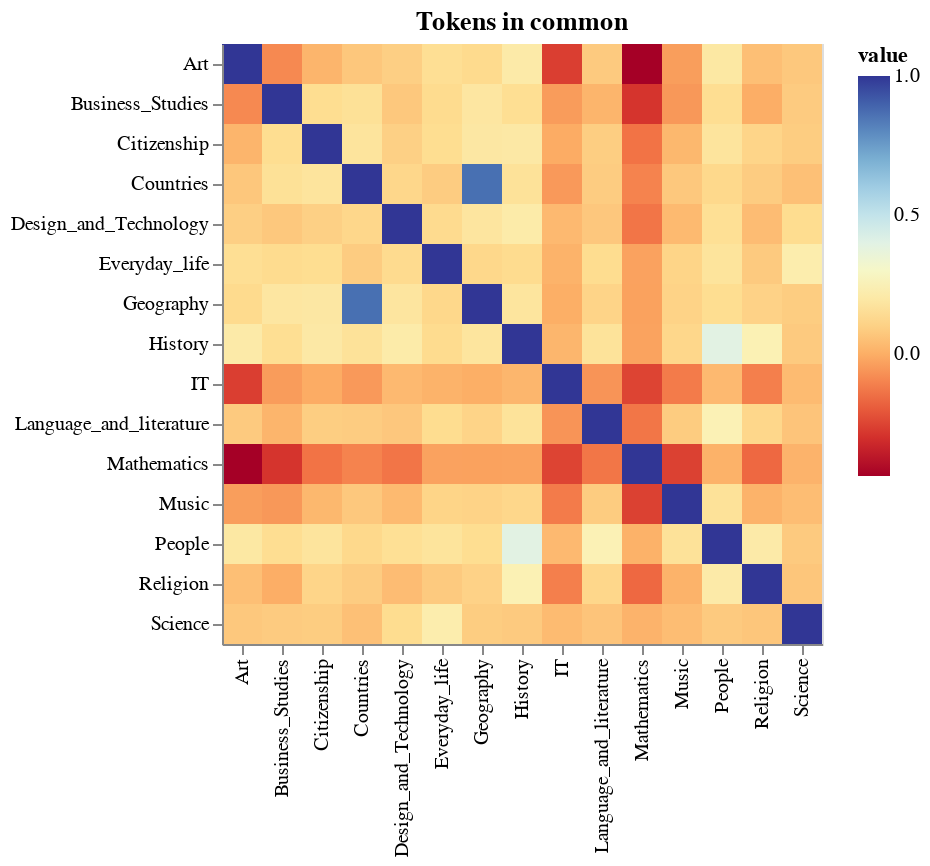

This figure's notebook cell:
### Code cell
for cat, data in sorted_common_tokens_dict.items():
    print(f"{cat} have {data['ratio']*100:.2f}% of tokens in common with {data['cat']}")

ctm = pd.DataFrame(common_tokens_matrix, columns=categories).corr()
ctm["cat"] = categories

pivot_cols = list(ctm.columns)
ctm["cat"] = ctm.index

alt.Chart(ctm).mark_rect(tooltip=True) \
    .properties(title="Tokens in common") \
    .transform_fold(pivot_cols) \
    .encode(
        x=alt.X("cat:N", title=None),
        y=alt.Y("key:N", title=None),
        color=alt.Color("value:Q", scale=alt.Scale(scheme="redyellowblue"))
    )

### Figure 1 — Vega-Lite specification as saved in the notebook (floating-point values rounded to 4 significant figures)
{"config": {"view": {"continuousWidth": 400, "continuousHeight": 300}}, "data": {"name": "data-a45ee415c8b5df133e752d15a3b47b14"}, "mark": {"type": "rect", "tooltip": true}, "encoding": {"color": {"field": "value", "scale": {"scheme": "redyellowblue"}, "type": "quantitative"}, "x": {"field": "cat", "title": null, "type": "nominal"}, "y": {"field": "key", "title": null, "type": "nominal"}}, "title": "Tokens in common", "transform": [{"fold": ["Geography", "People", "Science", "History", "Everyday_life", "Countries", "Language_and_literature", "Design_and_Technology", "Citizenship", "Religion", "Music", "Business_Studies", "IT", "Art", "Mathematics", "cat"]}], "$schema": "https://vega.github.io/schema/vega-lite/v4.17.0.json", "datasets": {"data-a45ee415c8b5df133e752d15a3b47b14": [{"Geography": 1.0, "People": 0.1393, "Science": 0.08792, "History": 0.1765, "Everyday_life": 0.1203, "Countries": 0.8662, "Language_and_literature": 0.1105, "Design_and_Technology": 0.1814, "Citizenship": 0.1922, "Religion": 0.1055, "Music": 0.1078, "Business_Studies": 0.1864, "IT": -0.0001854, "Art": 0.131, "Mathematics": -0.03165, "cat": "Geography"}, {"Geography": 0.1393, "People": 1.0, "Science": 0.08102, "History": 0.3941, "Everyday_life": 0.1723, "Countries": 0.1248, "Language_and_literature": 0.2442, "Design_and_Technology": 0.1502, "Citizenship": 0.1733, "Religion": 0.2078, "Music": 0.1622, "Business_Studies": 0.1419, "IT": 0.0317, "Art": 0.1925, "Mathematics": 0.01006, "cat": "People"}, {"Geography": 0.08792, "People": 0.08102, "Science": 1.0, "History": 0.07923, "Everyday_life": 0.2202, "Countries": 0.05179, "Language_and_literature": 0.06286, "Design_and_Technology": 0.135, "Citizenship": 0.08809, "Religion": 0.06776, "Music": 0.04156, "Business_Studies": 0.08466, "IT": 0.03592, "Art": 0.07352, "Mathematics": 0.01366, "cat": "Science"}, {"Geography": 0.1765, "People": 0.3941, "Science": 0.07923, "History": 1.0, "Everyday_life": 0.1342, "Countries": 0.1625, "Language_and_literature": 0.1672, "Design_and_Technology": 0.2086, "Citizenship": 0.197, "Religion": 0.243, "Music": 0.1184, "Business_Studies": 0.1455, "IT": 0.02173, "Art": 0.2059, "Mathematics": -0.0294, "cat": "History"}, {"Geography": 0.1203, "People": 0.1723, "Science": 0.2202, "History": 0.1342, "Everyday_life": 1.0, "Countries": 0.08761, "Language_and_literature": 0.1364, "Design_and_Technology": 0.1315, "Citizenship": 0.1398, "Religion": 0.07988, "Music": 0.1117, "Business_Studies": 0.1341, "IT": 0.01214, "Art": 0.1471, "Mathematics": -0.03011, "cat": "Everyday_life"}, {"Geography": 0.8662, "People": 0.1248, "Science": 0.05179, "History": 0.1625, "Everyday_life": 0.08761, "Countries": 1.0, "Language_and_literature": 0.08622, "Design_and_Technology": 0.1199, "Citizenship": 0.1746, "Religion": 0.08742, "Music": 0.07381, "Business_Studies": 0.1579, "IT": -0.05117, "Art": 0.07152, "Mathematics": -0.1037, "cat": "Countries"}, {"Geography": 0.1105, "People": 0.2442, "Science": 0.06286, "History": 0.1672, "Everyday_life": 0.1364, "Countries": 0.08622, "Language_and_literature": 1.0, "Design_and_Technology": 0.073, "Citizenship": 0.09139, "Religion": 0.1189, "Music": 0.08544, "Business_Studies": 0.01783, "IT": -0.0636, "Art": 0.07992, "Mathematics": -0.1321, "cat": "Language_and_literature"}, {"Geography": 0.1814, "People": 0.1502, "Science": 0.135, "History": 0.2086, "Everyday_life": 0.1315, "Countries": 0.1199, "Language_and_literature": 0.073, "Design_and_Technology": 1.0, "Citizenship": 0.09921, "Religion": 0.04031, "Music": 0.03304, "Business_Studies": 0.07407, "IT": 0.03092, "Art": 0.09581, "Mathematics": -0.1347, "cat": "Design_and_Technology"}, {"Geography": 0.1922, "People": 0.1733, "Science": 0.08809, "History": 0.197, "Everyday_life": 0.1398, "Countries": 0.1746, "Language_and_literature": 0.09139, "Design_and_Technology": 0.09921, "Citizenship": 1.0, "Religion": 0.1142, "Music": 0.02663, "Business_Studies": 0.1399, "IT": -0.006412, "Art": 0.01886, "Mathematics": -0.1408, "cat": "Citizenship"}, {"Geography": 0.1055, "People": 0.2078, "Science": 0.06776, "History": 0.243, "Everyday_life": 0.07988, "Countries": 0.08742, "Language_and_literature": 0.1189, "Design_and_Technology": 0.04031, "Citizenship": 0.1142, "Religion": 1.0, "Music": 0.01224, "Business_Studies": -0.001471, "IT": -0.1113, "Art": 0.04932, "Mathematics": -0.1659, "cat": "Religion"}, {"Geography": 0.1078, "People": 0.1622, "Science": 0.04156, "History": 0.1184, "Everyday_life": 0.1117, "Countries": 0.07381, "Language_and_literature": 0.08544, "Design_and_Technology": 0.03304, "Citizenship": 0.02663, "Religion": 0.01224, "Music": 1.0, "Business_Studies": -0.05451, "IT": -0.1208, "Art": -0.04094, "Mathematics": -0.2594, "cat": "Music"}, {"Geography": 0.1864, "People": 0.1419, "Science": 0.08466, "History": 0.1455, "Everyday_life": 0.1341, "Countries": 0.1579, "Language_and_literature": 0.01783, "Design_and_Technology": 0.07407, "Citizenship": 0.1399, "Religion": -0.001471, "Music": -0.05451, "Business_Studies": 1.0, "IT": -0.04517, "Art": -0.08992, "Mathematics": -0.2908, "cat": "Business_Studies"}, {"Geography": -0.0001854, "People": 0.0317, "Science": 0.03592, "History": 0.02173, "Everyday_life": 0.01214, "Countries": -0.05117, "Language_and_literature": -0.0636, "Design_and_Technology": 0.03092, "Citizenship": -0.006412, "Religion": -0.1113, "Music": -0.1208, "Business_Studies": -0.04517, "IT": 1.0, "Art": -0.2658, "Mathematics": -0.2529, "cat": "IT"}, {"Geography": 0.131, "People": 0.1925, "Science": 0.07352, "History": 0.2059, "Everyday_life": 0.1471, "Countries": 0.07152, "Language_and_literature": 0.07992, "Design_and_Technology": 0.09581, "Citizenship": 0.01886, "Religion": 0.04932, "Music": -0.04094, "Business_Studies": -0.08992, "IT": -0.2658, "Art": 1.0, "Mathematics": -0.4394, "cat": "Art"}, {"Geography": -0.03165, "People": 0.01006, "Science": 0.01366, "History": -0.0294, "Everyday_life": -0.03011, "Countries": -0.1037, "Language_and_literature": -0.1321, "Design_and_Technology": -0.1347, "Citizenship": -0.1408, "Religion": -0.1659, "Music": -0.2594, "Business_Studies": -0.2908, "IT": -0.2529, "Art": -0.4394, "Mathematics": 1.0, "cat": "Mathematics"}]}}
